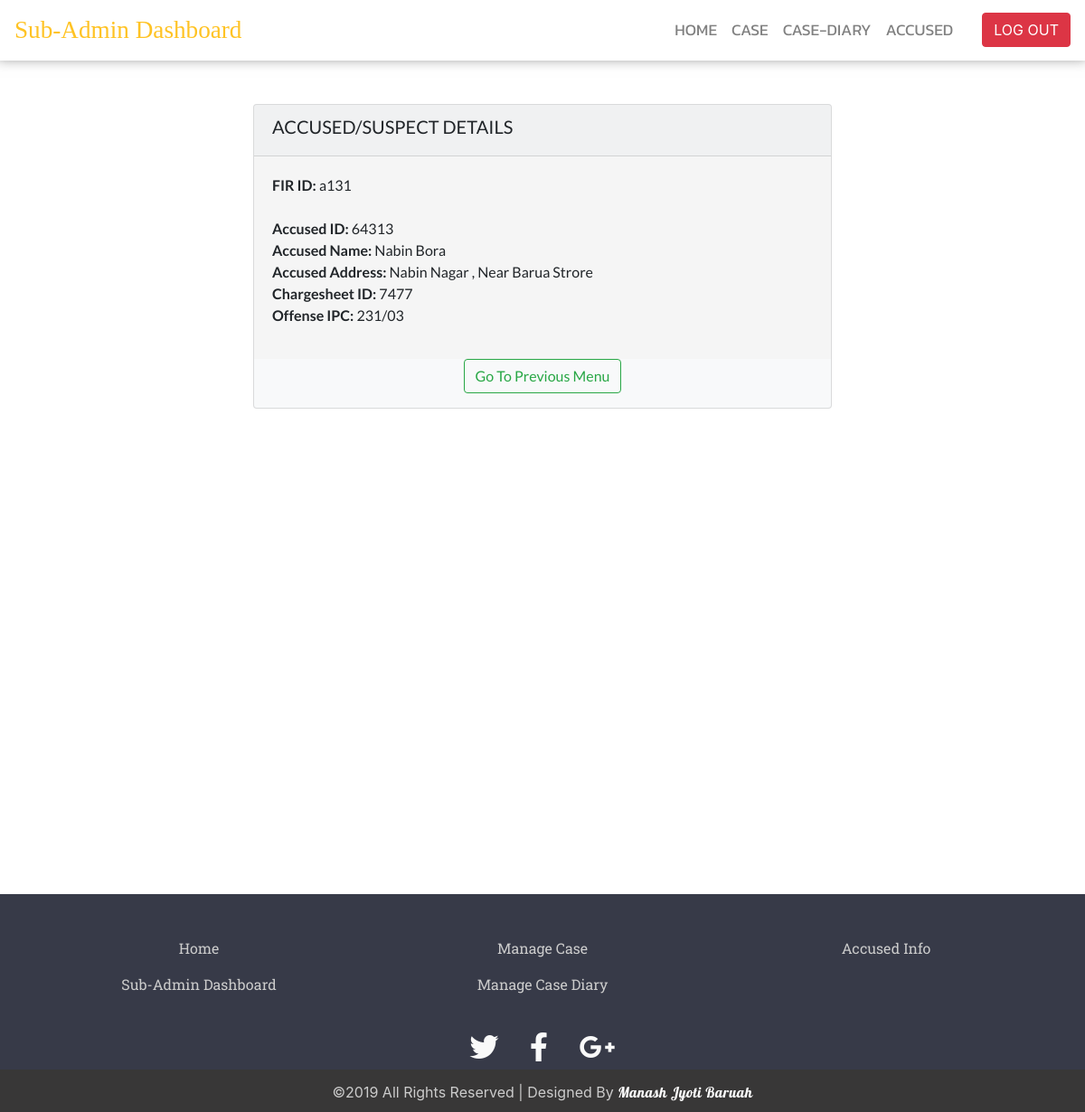
The page /dashboard/sub_admin_dashboard_menus/view_accused.php?edit=a131 on the database its author committed.
### tables this page shows
CREATE TABLE IF NOT EXISTS `accused_info` (
  `fid` varchar(100) NOT NULL,
  `a_id` varchar(100) NOT NULL,
  `a_name` varchar(200) NOT NULL,
  `a_address` varchar(400) NOT NULL,
  `cs_id` varchar(100) NOT NULL,
  `ipc` varchar(200) NOT NULL,
  UNIQUE KEY `fid` (`fid`,`a_id`,`cs_id`),
  UNIQUE KEY `ipc` (`ipc`)
);

### dashboard/sub_admin_dashboard_menus/view_accused.php (the view, shortened to what this page needs)
<!DOCTYPE html>
<html>
<head>
	<link rel="stylesheet" href="https://use.fontawesome.com/releases/v5.8.1/css/all.css">
	<link rel="stylesheet" href="https://maxcdn.bootstrapcdn.com/bootstrap/4.0.0/css/bootstrap.min.css">
	<link rel="stylesheet" type="text/css" href="view_fir_style.css">
</head>
<body>
		<nav class="navbar navbar-expand-lg navbar-light sticky-top navbar-custom">
			<a class="navbar-brand" href="#">Sub-Admin Dashboard</a>
			<div class="collapse navbar-collapse" id="navbarSupportedContent">
				<ul class="navbar-nav mr-auto w-100 justify-content-end px-4">
					<li class="nav-item active"><a href="../sub_admin_dashboard.php" class="nav-link">HOME</a></li>
					<li class="nav-item"><a href="case_sa.php" class="nav-link">CASE</a></li>
					<li class="nav-item"><a href="cd_sa.php" class="nav-link">CASE-DIARY</a></li>
					<li class="nav-item"><a href="accused_sa.php" class="nav-link">ACCUSED</a></li>
				</ul>
				<a href="../../php/sub_admin_logout.php"><button type="button" class="btn btn-danger">LOG OUT</button></a>
			</div>
		</nav>
		<div class="content">
<?php
        include("connectioni.php");
        $edit_record = $_GET['edit'];
       $rs=mysqli_query($con,"SELECT * FROM `accused_info` WHERE fid='$edit_record'");
		while($row=mysqli_fetch_array($rs))
			{
		$fid = $row[0];
		$a_id = $row[1];
		$a_name = $row[2];
		$a_address =$row[3];
		$cs_id = $row[4];
		$ipc=$row[5];
?>
			<div class="card bg-light mx-auto my-5 " style="max-width: 40rem;">
				<div class="card-header align-middle ">
					<h5>ACCUSED/SUSPECT DETAILS</h5>
				</div>
				<div class="card-body">
					<p>
				<b>FIR ID:</b> <?php echo $fid;  ?></i><br><br>
				<b>Accused ID:</b> <?php echo $a_id;  ?><br>
				<b>Accused Name:</b> <?php echo $a_name;  ?><br>
				<b>Accused Address:</b> <?php echo $a_address;  ?><br>
				<b>Chargesheet ID:</b> <?php echo $cs_id;  ?><br>
				<b>Offense IPC:</b> <?php echo $ipc;  ?><br>
				    </p>
				</div>
				<p class="float-right text-center">
						<a href="accused_sa.php"><button type="button" class="btn btn-outline-success" >Go To Previous Menu</button></a>
					</p>
			</div>
		<?php } ?>
		</div>
		<footer id="site-footer">
			<div class="container">
				<div class="row text-center custom-list">
					<div class="col-sm-4">
						<ul class="list-unstyled">
						<li><a href="../../index.php" class="nav-link">Home</a></li>
						<li><a href="../sub_admin_dashboard.php" class="nav-link">Sub-Admin Dashboard</a></li>
					</ul>
					</div>
					<div class="col-sm-4">
						<ul class="list-unstyled">
							<li><a href="case_sa.php" class="nav-link">Manage Case</a></li>
							<li><a href="cd_sa.php" class="nav-link">Manage Case Diary</a></li>
						</ul>
					</div>
					<div class="col-sm-4">
						<ul class="list-unstyled">
							<li><a href="accused_sa.php" class="nav-link">Accused Info</a></li>
						</ul>
					</div>
				</div>
			</div>
			<div class="social-networks">
				<a href="https://www.twitter.com/ocms" class="twitter"><i class="fab fa-twitter"></i></a>
				<a href="https://www.facebook.com/ocms" class="facebook"><i class="fab fa-facebook-f"></i></a>
				<a href="mailto:ocms@gmail.com?subject=Mail from Our Site" class="google"><i class="fab fa-google-plus-g"></i></a>
			</div>
			<div class="footer-copyright">
            	<p>&copy;2019 All Rights Reserved | Designed By <a href="https://www.linkedin.com/in/manashjb/"><span>Manash Jyoti Baruah</span></a> </p>
        	</div>
		</footer>
</body>
</html>

### dashboard/sub_admin_dashboard_menus/view_fir_style.css (style rules this page uses)
body { background: #ffff; min-height: 100%; padding-bottom: 20vh; position: relative; }
.navbar-custom { background: #ffff; -webkit-box-shadow:0 -0.4rem 0.9rem 0.2rem rgba(0,0,0,.5); -moz-box-shadow: -0.4rem 0.9rem 0.2rem rgba(0,0,0,.5):; box-shadow:0 -0.4rem 0.9rem 0.2rem rgba(0,0,0,.5); }
#navbarSupportedContent li a { color: grey; font-family: 'Kanit', sans-serif; font-size: 1.1em; }
.navbar-brand { color: #ffc324 !important; font-family: 'Cinzel', serif; font-size: 1.7em; }
.content { position:relative; padding-bottom: 20vh; font-family: 'Lato', sans-serif; }
#site-footer { background-color: #373a48; color:white; height: 200px; position: absolute; left: 0 ; right: 0; bottom: 0; margin-bottom: -30vh; }
#site-footer .custom-list { margin-top: 40px; color: #fff !important; }
#site-footer li a { color: #ccc; font-family: 'Roboto Slab', serif; }
#site-footer .social-networks { text-align: center; padding-top: 10px; padding-bottom: 0; }
#site-footer .social-networks a { margin-right: 5px; margin-left: 5px; font-size: 32px; color: #f9f9f9; padding: 10px; transition: 0.2s; }
#site-footer .footer-copyright { background-color: #383737; padding-top:3px; padding-bottom:3px; text-align: center; }
#site-footer .footer-copyright p { margin:10px; color: #ccc; }
#site-footer span { font-family: 'Lobster', cursive; letter-spacing: 0.5px; color: #fff; }
.card-body { background: #f5f5f5; }

### rows shown on the page
accused_info: fid "a131", a "64313", a_name "Nabin Bora", a_address "Nabin Nagar , Near Barua Strore", cs "7477", ipc "231/03"
